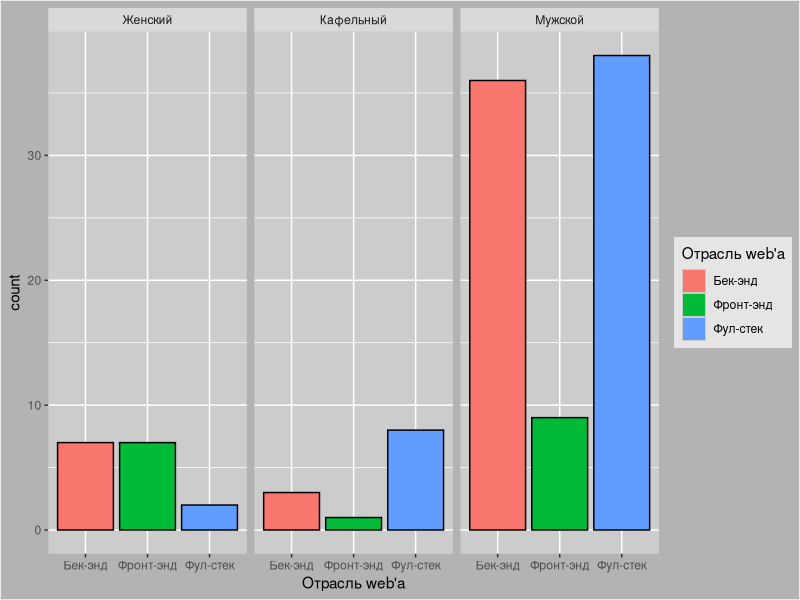
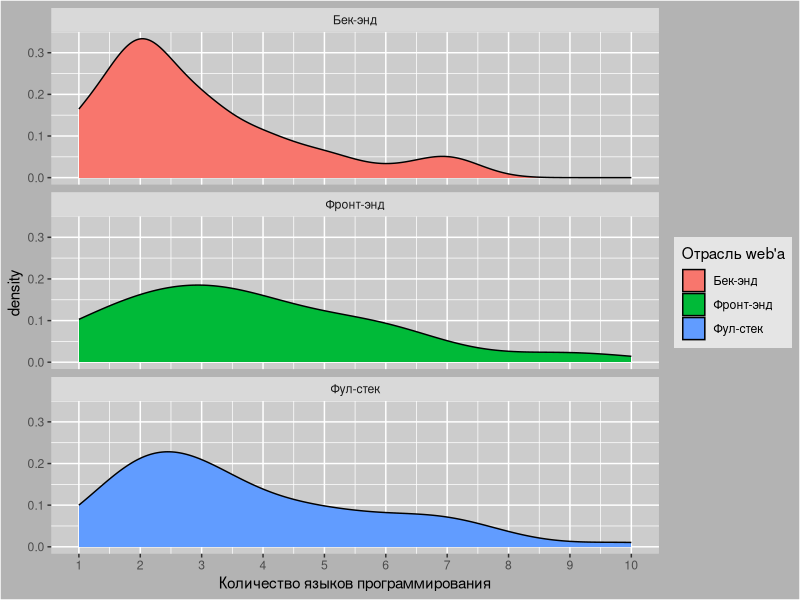

Source code (R) for these figures, in order:
## ---- chunk 1
knitr::opts_chunk$set(echo = TRUE, warning = F)
library(ggplot2)
## ---- chunk 2
poll <- read.csv("article_data.csv", encoding = "UTF-8")
poll["X"] <- NULL
head(poll)
## ---- chunk 3
library(ggplot2)
## ---- chunk 4
hyp_1 <- fisher.test(table(poll$gender, poll$back_front_end))
hyp_1
## ---- chunk 5
ggplot(poll, aes(back_front_end, fill = back_front_end, color = I("black")))+
  geom_histogram(stat = "count")+
  facet_wrap(~gender)+
  scale_fill_discrete(name = "Отрасль web'а")+
  xlab("Отрасль web'а")+
  theme(panel.background = element_rect(fill = "grey80"), 
          plot.background = element_rect(fill = "grey70"),
        legend.background = element_rect(fill = "grey90"))
## ---- chunk 6
norm_hyp <- shapiro.test(poll$languages_number)
norm_hyp
## ---- chunk 7
hyp_2 <- kruskal.test(poll$languages_number, poll$back_front_end)
hyp_2
## ---- chunk 8
ggplot(poll, aes(languages_number, fill = back_front_end, color = I("black")))+
  geom_density()+
  facet_wrap(~back_front_end, nrow = 3)+
  scale_x_continuous(name = "Количество языков программирования",
                     breaks = c(1:10))+
  scale_fill_discrete(name = "Отрасль web'а")+
  theme(panel.background = element_rect(fill = "grey80"), 
        plot.background = element_rect(fill = "grey70"),
        legend.background = element_rect(fill = "grey90"))
